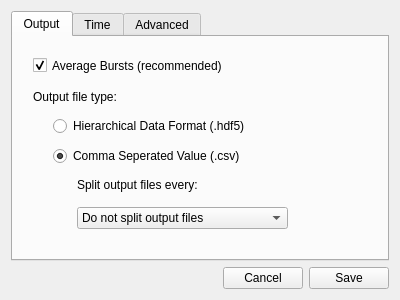
<?xml version="1.0" encoding="UTF-8"?>
<ui version="4.0">
 <class>Dialog</class>
 <widget class="QDialog" name="Dialog">
  <property name="geometry">
   <rect>
    <x>0</x>
    <y>0</y>
    <width>400</width>
    <height>300</height>
   </rect>
  </property>
  <property name="minimumSize">
   <size>
    <width>400</width>
    <height>300</height>
   </size>
  </property>
  <property name="maximumSize">
   <size>
    <width>400</width>
    <height>300</height>
   </size>
  </property>
  <property name="windowTitle">
   <string>Dialog</string>
  </property>
  <property name="modal">
   <bool>true</bool>
  </property>
  <layout class="QVBoxLayout" name="verticalLayout">
   <item>
    <widget class="QTabWidget" name="tabWidget">
     <property name="currentIndex">
      <number>0</number>
     </property>
     <widget class="QWidget" name="tab_2">
      <attribute name="title">
       <string>Output</string>
      </attribute>
      <widget class="QCheckBox" name="checkBox_average_bursts">
       <property name="geometry">
        <rect>
         <x>20</x>
         <y>20</y>
         <width>301</width>
         <height>17</height>
        </rect>
       </property>
       <property name="text">
        <string>Average Bursts (recommended)</string>
       </property>
       <property name="checked">
        <bool>true</bool>
       </property>
      </widget>
      <widget class="QLabel" name="label_2">
       <property name="geometry">
        <rect>
         <x>20</x>
         <y>50</y>
         <width>271</width>
         <height>20</height>
        </rect>
       </property>
       <property name="text">
        <string>Output file type:</string>
       </property>
      </widget>
      <widget class="QRadioButton" name="radioButton_csv">
       <property name="geometry">
        <rect>
         <x>40</x>
         <y>110</y>
         <width>201</width>
         <height>18</height>
        </rect>
       </property>
       <property name="text">
        <string>Comma Seperated Value (.csv)</string>
       </property>
       <property name="checked">
        <bool>true</bool>
       </property>
       <attribute name="buttonGroup">
        <string notr="true">buttonGroup_output_format</string>
       </attribute>
      </widget>
      <widget class="QRadioButton" name="radioButton_hdf5">
       <property name="enabled">
        <bool>true</bool>
       </property>
       <property name="geometry">
        <rect>
         <x>40</x>
         <y>80</y>
         <width>331</width>
         <height>18</height>
        </rect>
       </property>
       <property name="text">
        <string>Hierarchical Data Format (.hdf5)</string>
       </property>
       <attribute name="buttonGroup">
        <string notr="true">buttonGroup_output_format</string>
       </attribute>
      </widget>
      <widget class="QLabel" name="label">
       <property name="geometry">
        <rect>
         <x>64</x>
         <y>140</y>
         <width>171</width>
         <height>16</height>
        </rect>
       </property>
       <property name="text">
        <string>Split output files every:</string>
       </property>
      </widget>
      <widget class="QComboBox" name="comboBox_split">
       <property name="geometry">
        <rect>
         <x>64</x>
         <y>170</y>
         <width>211</width>
         <height>22</height>
        </rect>
       </property>
       <item>
        <property name="text">
         <string>Do not split output files</string>
        </property>
       </item>
       <item>
        <property name="text">
         <string>5 MB</string>
        </property>
       </item>
       <item>
        <property name="text">
         <string>10 MB</string>
        </property>
       </item>
       <item>
        <property name="text">
         <string>20 MB</string>
        </property>
       </item>
       <item>
        <property name="text">
         <string>50 MB</string>
        </property>
       </item>
       <item>
        <property name="text">
         <string>100 MB</string>
        </property>
       </item>
      </widget>
     </widget>
     <widget class="QWidget" name="tab">
      <attribute name="title">
       <string>Time</string>
      </attribute>
      <widget class="QRadioButton" name="radioButton_posix_time">
       <property name="geometry">
        <rect>
         <x>20</x>
         <y>110</y>
         <width>429</width>
         <height>18</height>
        </rect>
       </property>
       <property name="toolTip">
        <string>UTC (no time zone adjustment)</string>
       </property>
       <property name="text">
        <string>Local POSIX Time Stamp (seconds since Jan 1, 1970)</string>
       </property>
       <attribute name="buttonGroup">
        <string notr="true">buttonGroup</string>
       </attribute>
      </widget>
      <widget class="QRadioButton" name="radioButton_legacy_time">
       <property name="geometry">
        <rect>
         <x>20</x>
         <y>50</y>
         <width>429</width>
         <height>18</height>
        </rect>
       </property>
       <property name="text">
        <string>Legacy (yyyy-mm-dd, HH:MM:SS.SSS)</string>
       </property>
       <attribute name="buttonGroup">
        <string notr="true">buttonGroup</string>
       </attribute>
      </widget>
      <widget class="QRadioButton" name="radioButton_iso8601_time">
       <property name="geometry">
        <rect>
         <x>20</x>
         <y>19</y>
         <width>429</width>
         <height>18</height>
        </rect>
       </property>
       <property name="text">
        <string>ISO 8601 (yyyy-mm-ddTHH:MM:SS.SSS)</string>
       </property>
       <property name="checked">
        <bool>true</bool>
       </property>
       <attribute name="buttonGroup">
        <string notr="true">buttonGroup</string>
       </attribute>
      </widget>
      <widget class="QRadioButton" name="radioButton_elapsed_time">
       <property name="geometry">
        <rect>
         <x>20</x>
         <y>80</y>
         <width>429</width>
         <height>18</height>
        </rect>
       </property>
       <property name="text">
        <string>Elapsed Time (seconds)</string>
       </property>
       <attribute name="buttonGroup">
        <string notr="true">buttonGroup</string>
       </attribute>
      </widget>
     </widget>
     <widget class="QWidget" name="tab_4">
      <attribute name="title">
       <string>Advanced</string>
      </attribute>
      <widget class="QRadioButton" name="radioButton_factory_cal">
       <property name="geometry">
        <rect>
         <x>20</x>
         <y>20</y>
         <width>331</width>
         <height>17</height>
        </rect>
       </property>
       <property name="text">
        <string>Use Factory Calibration Values (Recommended)</string>
       </property>
       <property name="checked">
        <bool>true</bool>
       </property>
       <attribute name="buttonGroup">
        <string notr="true">buttonGroup_calibration</string>
       </attribute>
      </widget>
      <widget class="QRadioButton" name="radioButton_custom_cal">
       <property name="geometry">
        <rect>
         <x>20</x>
         <y>50</y>
         <width>321</width>
         <height>17</height>
        </rect>
       </property>
       <property name="text">
        <string>Use Custom Calibration File (Danger Zone)</string>
       </property>
       <attribute name="buttonGroup">
        <string notr="true">buttonGroup_calibration</string>
       </attribute>
      </widget>
      <widget class="QLineEdit" name="lineEdit_custom_cal">
       <property name="enabled">
        <bool>false</bool>
       </property>
       <property name="geometry">
        <rect>
         <x>40</x>
         <y>80</y>
         <width>231</width>
         <height>20</height>
        </rect>
       </property>
       <property name="readOnly">
        <bool>true</bool>
       </property>
      </widget>
      <widget class="QPushButton" name="pushButton_browse">
       <property name="enabled">
        <bool>false</bool>
       </property>
       <property name="geometry">
        <rect>
         <x>280</x>
         <y>80</y>
         <width>25</width>
         <height>23</height>
        </rect>
       </property>
       <property name="maximumSize">
        <size>
         <width>25</width>
         <height>16777215</height>
        </size>
       </property>
       <property name="text">
        <string>...</string>
       </property>
      </widget>
      <widget class="QCheckBox" name="checkBox_voltage_output">
       <property name="geometry">
        <rect>
         <x>20</x>
         <y>120</y>
         <width>281</width>
         <height>18</height>
        </rect>
       </property>
       <property name="text">
        <string>Output Voltage Values to File</string>
       </property>
      </widget>
     </widget>
    </widget>
   </item>
   <item>
    <layout class="QHBoxLayout" name="horizontalLayout">
     <item>
      <spacer name="horizontalSpacer">
       <property name="orientation">
        <enum>Qt::Horizontal</enum>
       </property>
       <property name="sizeHint" stdset="0">
        <size>
         <width>40</width>
         <height>20</height>
        </size>
       </property>
      </spacer>
     </item>
     <item>
      <widget class="QPushButton" name="pushButton_cancel">
       <property name="text">
        <string>Cancel</string>
       </property>
      </widget>
     </item>
     <item>
      <widget class="QPushButton" name="pushButton_save">
       <property name="text">
        <string>Save</string>
       </property>
      </widget>
     </item>
    </layout>
   </item>
  </layout>
 </widget>
 <resources>
  <include location="icons.qrc"/>
 </resources>
 <connections/>
 <buttongroups>
  <buttongroup name="buttonGroup_output_format"/>
  <buttongroup name="buttonGroup"/>
  <buttongroup name="buttonGroup_calibration"/>
 </buttongroups>
</ui>
